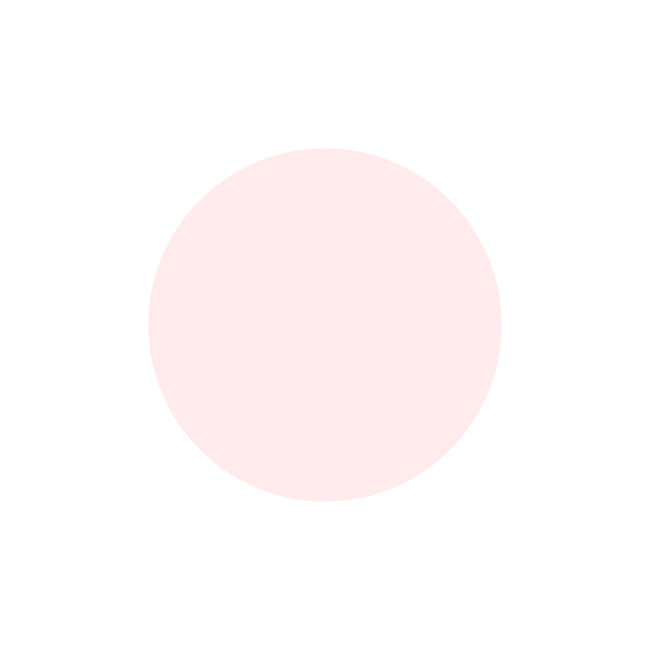
Frame 1 (no input)
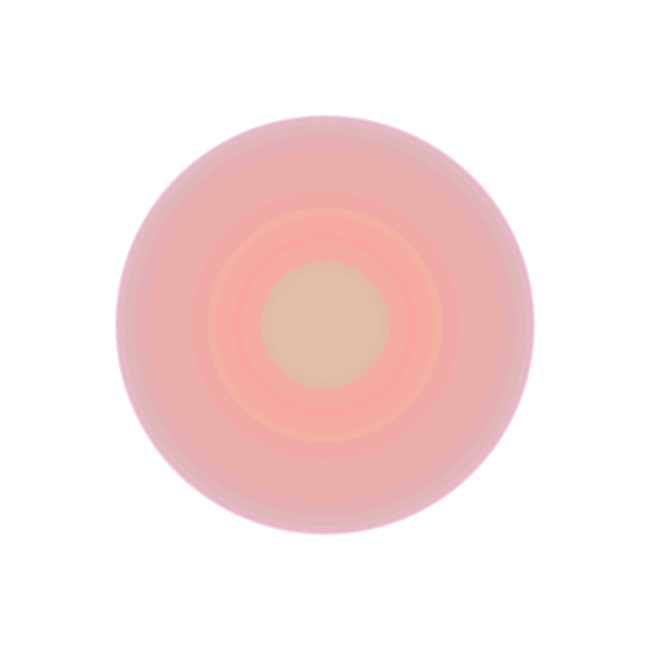
Frame 60 (the mouse pressed at the canvas centre just before this capture)
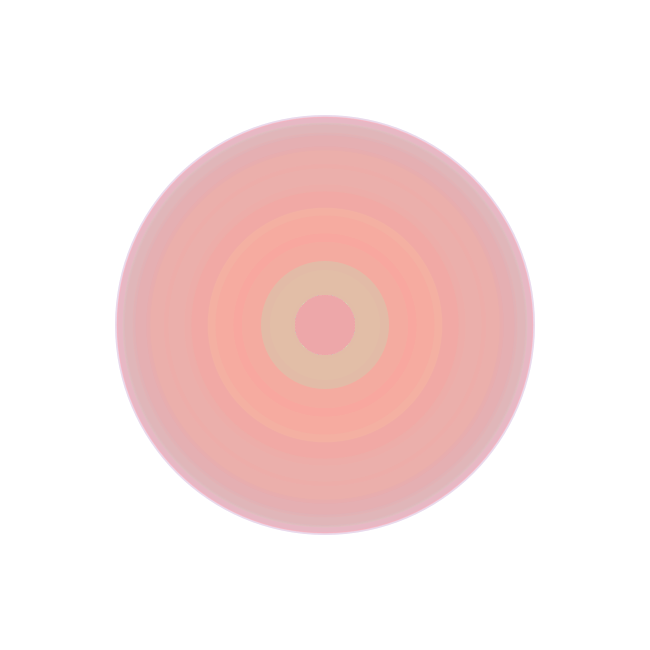
Frame 120 (the mouse held since frame 60 and released just before this capture)

The Processing sketch that drew these frames (run headless with seeded random() and noise(); from frame 60 on, the mouse is pressed at the canvas centre):

// Processing sketch: processing_185023
// ── processing_185023.pde

int counter;

void setup() {  //setup function called initially, only once
  size(650, 650);
  background(255);  //set background white
  colorMode(HSB);   //set colors to Hue, Saturation, Brightness mode
  counter = 0;
}

void draw() {  //draw function loops 
  counter++;
  noStroke();
  fill(random(655),100,655,50);
  
  if(mousePressed == true) { //add some interaction
    ellipse(mouseX, mouseY, 60, 60);
  }
  else {
    ellipse(width/2, height/2, 420*sin(counter), 420*sin(counter));
  }
}
